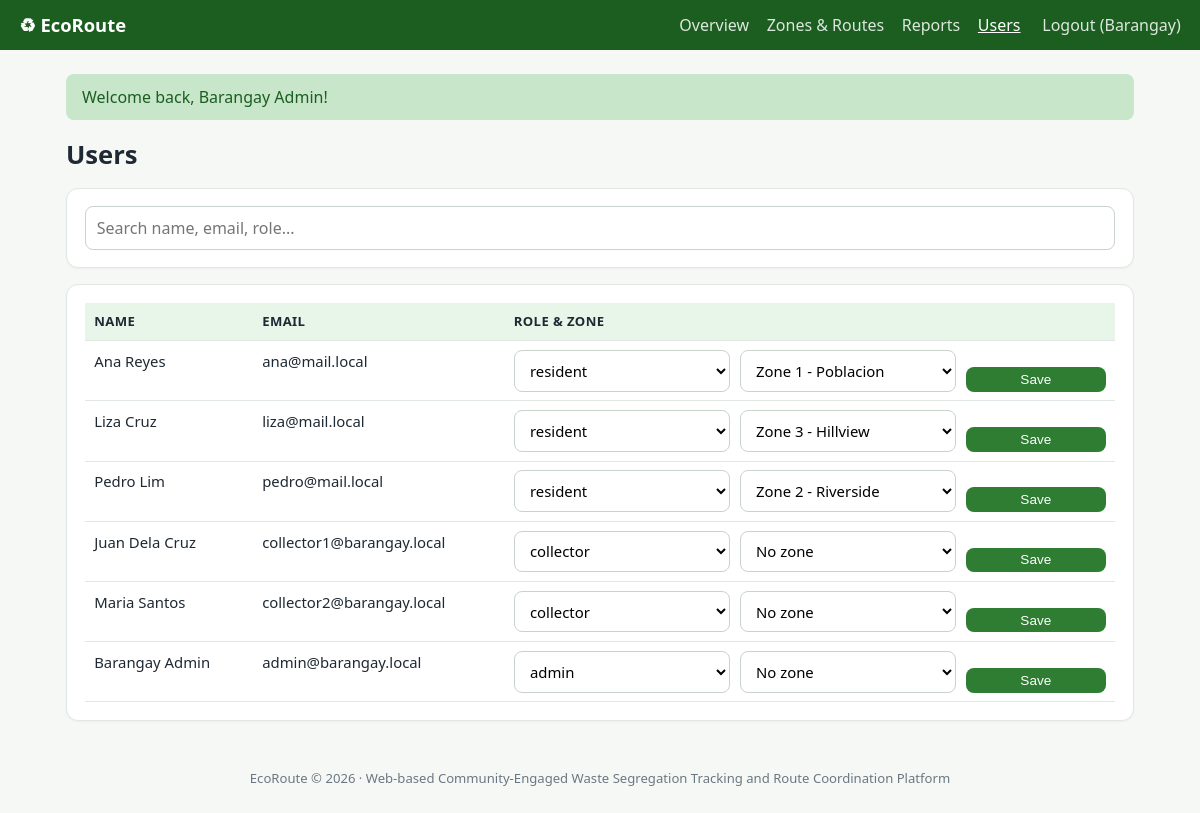
The page /admin/users.php (signed in) on the database its author committed.
### tables this page shows
CREATE TABLE users(
  id INT AUTO_INCREMENT PRIMARY KEY,
  name VARCHAR(100) NOT NULL,
  email VARCHAR(120) NOT NULL UNIQUE,
  password VARCHAR(255) NOT NULL,
  role ENUM('resident','collector','admin') NOT NULL DEFAULT 'resident',
  zone_id INT NULL,
  phone VARCHAR(30) DEFAULT '',
  created_at TIMESTAMP DEFAULT CURRENT_TIMESTAMP,
  FOREIGN KEY(zone_id) REFERENCES zones(id) ON DELETE SET NULL
);

CREATE TABLE zones(
  id INT AUTO_INCREMENT PRIMARY KEY,
  name VARCHAR(80) NOT NULL,
  description VARCHAR(255) DEFAULT ''
);

### config.php (called while the page is built, shortened)
<?php
function e($s) { return htmlspecialchars((string)$s, ENT_QUOTES, 'UTF-8'); }
function user() { return $_SESSION['user'] ?? null; }
function flash($m = null, $t = 'ok') {
    $f = $_SESSION['flash'] ?? null; unset($_SESSION['flash']); return $f;
}

### admin/users.php (the view, shortened to what this page needs)
<?php require __DIR__ . '/../config.php'; require_role('admin'); $title = 'Users';
$zones = $pdo->query('SELECT * FROM zones ORDER BY name')->fetchAll();
$us = $pdo->query('SELECT * FROM users ORDER BY role, name')->fetchAll();
include __DIR__ . '/../includes/header.php'; ?>
<h1>Users</h1>
<div class="card"><input data-filter="#usr" placeholder="Search name, email, role..."></div>
<div class="card tbl"><table id="usr"><thead><tr><th>Name</th><th>Email</th><th>Role & zone</th></tr></thead><tbody>
<?php foreach ($us as $x): ?><tr><td><?= e($x['name']) ?></td><td><?= e($x['email']) ?></td><td>
  <form method="post" class="row"><?= csrf() ?><input type="hidden" name="id" value="<?= $x['id'] ?>">
  <select name="role"><?php foreach (['resident','collector','admin'] as $r): ?><option <?= $r === $x['role'] ? 'selected' : '' ?>><?= $r ?></option><?php endforeach; ?></select>
  <select name="zone_id"><option value="0">No zone</option><?php foreach ($zones as $z): ?><option value="<?= $z['id'] ?>" <?= $z['id'] == $x['zone_id'] ? 'selected' : '' ?>><?= e($z['name']) ?></option><?php endforeach; ?></select>
  <button class="btn sm">Save</button></form></td></tr><?php endforeach; ?></tbody></table></div>
<?php include __DIR__ . '/../includes/footer.php'; ?>

### includes/header.php (shortened to what this page needs)
<?php
$u = user(); $f = flash(); $cur = basename($_SERVER['PHP_SELF']);
$nav = [];
if ($u) {
    if ($u['role'] === 'admin') $nav = [['admin/dashboard.php','Overview'],['admin/routes.php','Zones & Routes'],['admin/reports.php','Reports'],['admin/users.php','Users']];
}
?><!DOCTYPE html>
<html lang="en"><head><meta charset="utf-8">
<link rel="stylesheet" href="<?= BASE_URL ?>/assets/css/style.css">
<script src="<?= BASE_URL ?>/assets/js/app.js" defer></script></head><body>
<header class="nav">
  <a class="brand" href="<?= BASE_URL ?>/index.php">♻ EcoRoute</a>
  <nav class="nav-links">
    <?php foreach ($nav as $n): ?><a class="<?= basename($n[0]) === $cur ? 'on' : '' ?>" href="<?= BASE_URL . '/' . $n[0] ?>"><?= $n[1] ?></a><?php endforeach; ?>
    <?php if ($u): ?><a href="<?= BASE_URL ?>/logout.php">Logout (<?= e(explode(' ', $u['name'])[0]) ?>)</a>
    <?php else: ?><a href="<?= BASE_URL ?>/login.php">Login</a><a href="<?= BASE_URL ?>/register.php">Register</a><?php endif; ?>
  </nav>
</header>
<main class="wrap">
<?php if ($f): ?><div class="flash <?= $f[1] ?>"><?= e($f[0]) ?></div><?php endif; ?>

### assets/css/style.css (style rules this page uses)
:root { --g:#2e7d32;--gd:#1b5e20;--gl:#e8f5e9;--ink:#1f2933;--mut:#6b7780;--bd:#e1e7e3;--bg:#f6f8f6;--warn:#f9a825;--bad:#c62828 }
* { box-sizing:border-box }
body { margin:0;font-family:system-ui,"Segoe UI",sans-serif;background:var(--bg);color:var(--ink);line-height:1.5 }
a { color:var(--g) }
h1,h2,h3 { margin:.2rem 0 .8rem }
h1 { font-size:1.6rem }
.nav { background:var(--gd);display:flex;align-items:center;justify-content:space-between;padding:.7rem 1.2rem;flex-wrap:wrap;gap:.5rem;position:sticky;top:0;z-index:5 }
.nav a { color:#fff;text-decoration:none;margin-left:1.1rem;opacity:.85 }
.nav a:hover,.nav a.on { opacity:1;text-decoration:underline }
.nav .brand { font-weight:700;font-size:1.15rem;margin:0;opacity:1 }
.wrap { max-width:1100px;margin:1.5rem auto;padding:0 1rem;min-height:70vh }
.card { background:#fff;border:1px solid var(--bd);border-radius:12px;padding:1.1rem;margin-bottom:1rem;box-shadow:0 1px 2px rgba(0,0,0,.04) }
.btn { display:inline-block;background:var(--g);color:#fff;border:0;border-radius:8px;padding:.55rem 1.1rem;font-size:.95rem;cursor:pointer;text-decoration:none }
.btn.sm { padding:.3rem .7rem;font-size:.85rem }
input,select,textarea { width:100%;padding:.55rem .7rem;border:1px solid #c9d3cc;border-radius:8px;font:inherit;background:#fff }
.row { display:flex;gap:.6rem;flex-wrap:wrap;align-items:flex-end }
.row>* { flex:1;min-width:140px }
.row .btn { flex:0;margin:0;width:auto }
table { width:100%;border-collapse:collapse;font-size:.93rem }
th,td { padding:.55rem .6rem;border-bottom:1px solid var(--bd);text-align:left;vertical-align:top }
th { background:var(--gl);font-size:.82rem;text-transform:uppercase;letter-spacing:.03em }
.tbl { overflow-x:auto }
.flash { padding:.7rem 1rem;border-radius:8px;margin-bottom:1rem }
.flash.ok { background:#c8e6c9;color:#1b5e20 }

### rows shown on the page
users: name "Barangay", name "Barangay Admin", email "admin@barangay.local", role "admin"
users: name "Ana Reyes", email "ana@mail.local", role "resident", zone_id "Zone 1 - Poblacion"
users: name "Liza Cruz", email "liza@mail.local", role "resident", zone_id "Zone 3 - Hillview"
users: name "Pedro Lim", email "pedro@mail.local", role "resident", zone_id "Zone 2 - Riverside"
users: name "Juan Dela Cruz", email "collector1@barangay.local", role "collector"
users: name "Maria Santos", email "collector2@barangay.local", role "collector"

### other values the page prints
$n[1] "Overview"
$n[1] "Zones & Routes"
$n[1] "Reports"
$n[1] "Users"
$f[0] "Welcome back, Barangay Admin!"
